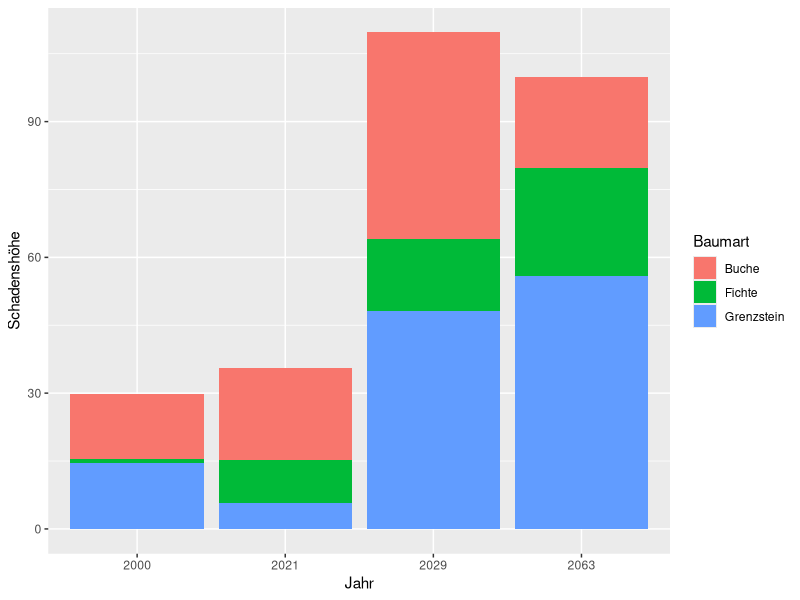

Generate this figure with R:
#!/usr/bin/env Rscript

library(ggplot2)

# raw csv data
"SaSa eaten data RAW"
sasa_eaten_data_raw <- read.csv2("sasa_eaten.csv", sep=",", dec=".")
sr <- sasa_eaten_data_raw

# sas raw data internal labled
"internal labeling"
srl <- data.frame(year=sr$Jahr,treekind=sr$Baumart,demage=sr$Fraß)
#str(srl)

"SaSa Eaten Data Synthetic"
syn_year <- c(rep(2000 , 3) , rep(2021 , 3) , rep(2029 , 3) , rep(2063 , 3) )
syn_year <- rep(as.integer(syn_year), 2)
syn_treekind <- rep(c("Buche" , "Fichte" , "Grenzstein") , 4)
syn_treekind <- rep(syn_treekind, 2)
syn_demage <- abs(rnorm(12 , 0 , 15))
syn_demage <- rep(syn_demage, 2)
synthetic <- data.frame(year=syn_year,treekind=syn_treekind,demage=syn_demage)
#str(synthetic)
#sasa_eaten_data_synthetic

# synthetic selection
"selection"
srl <- synthetic
str(srl)

# raw typing
"SaSa eaten data after Typing"
sasa_eaten_data_typed <- data.frame(year=as.factor(srl$year),treekind=srl$treekind,demage=srl$demage)
st <- sasa_eaten_data_typed
str(st)
#st

# relabel only
sl <- data.frame(Jahr=st$year, Baumart=st$treekind, Schadenshöhe=st$demage)
#str(sl)

# Stacked
p <- ggplot(sl, aes(x=Jahr, fill=Baumart, y=Schadenshöhe)) +
    geom_bar(position="stack", stat="identity")
    #geom_col(position="dodge")
    #geom_col()
ggsave("out.png", plot = p, dpi=100)
